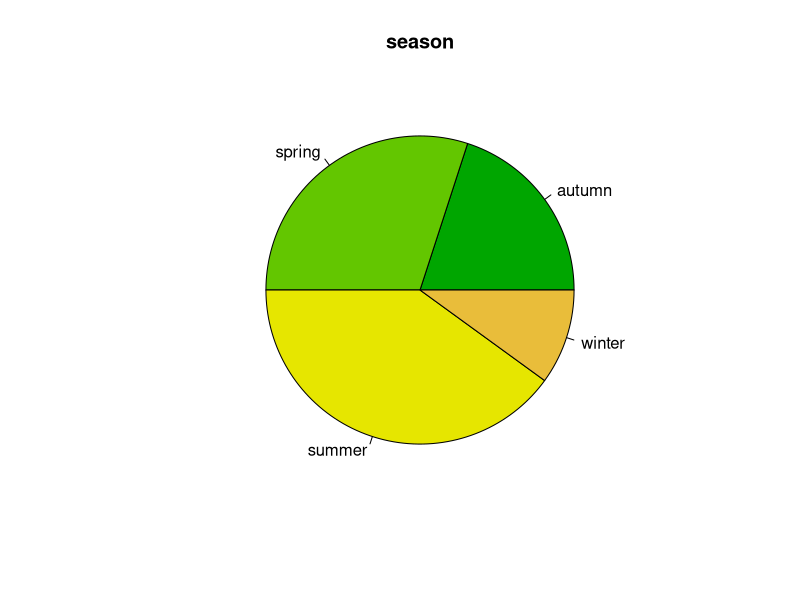

Source code (R):
season <- c('winter','summer','spring','summer','summer',
            'autumn','autumn','summer','spring','spring')

season
ds <- table(season)
ds

pie(ds, main = 'season', col = terrain.colors(7))

